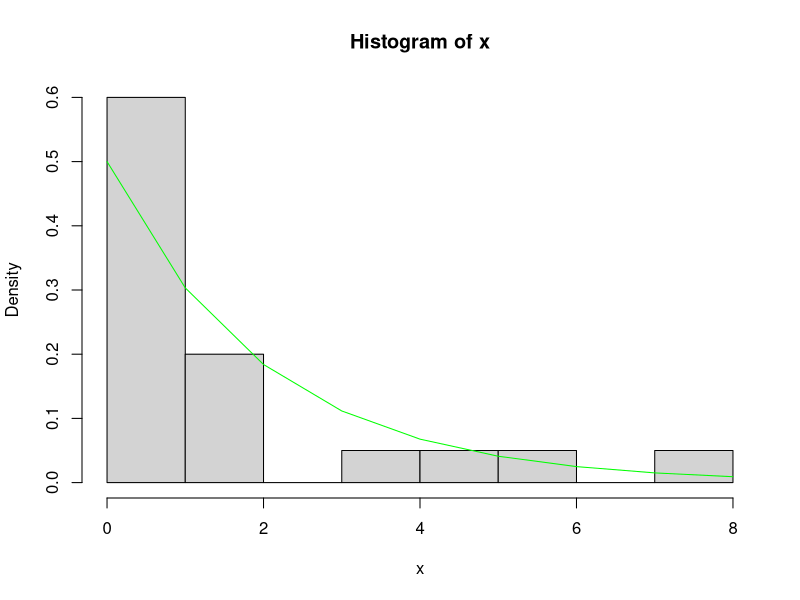
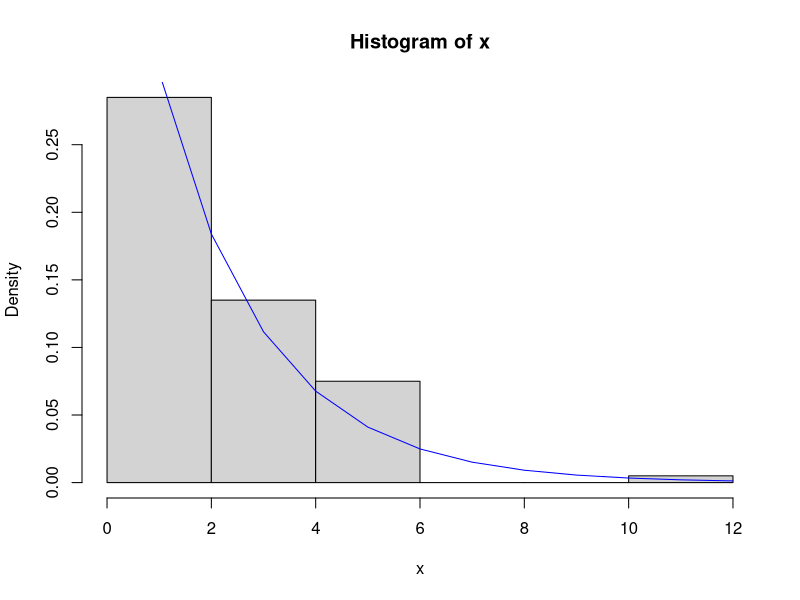
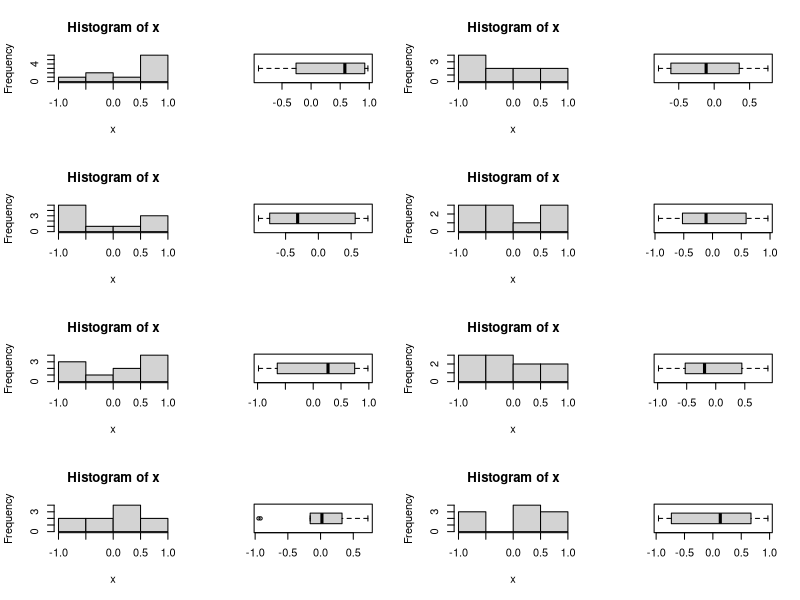
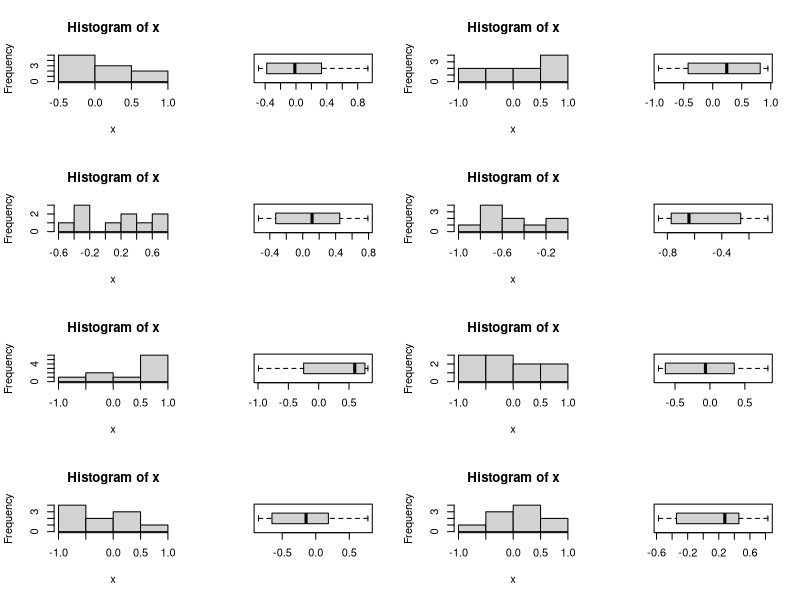
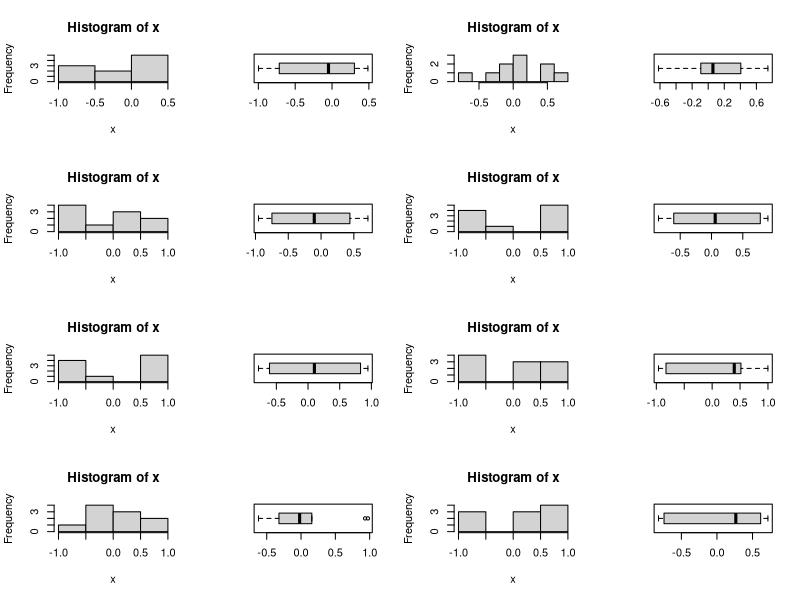
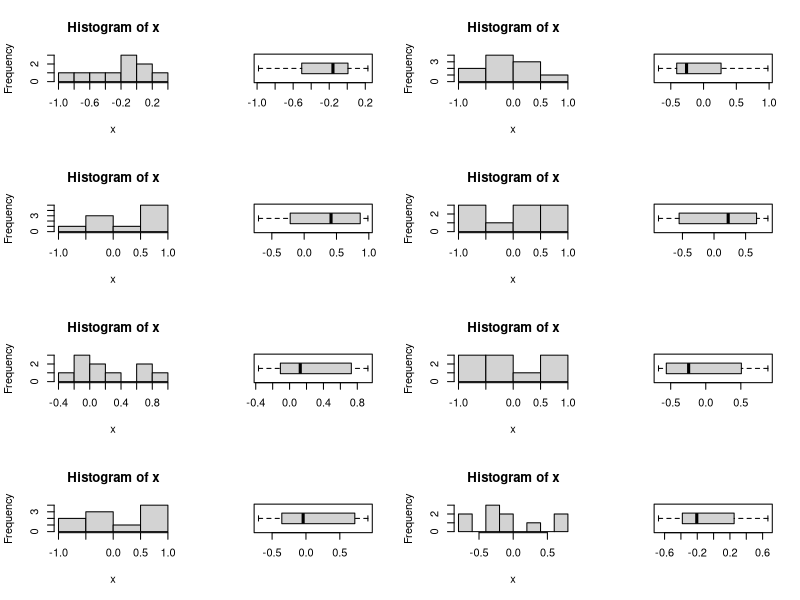
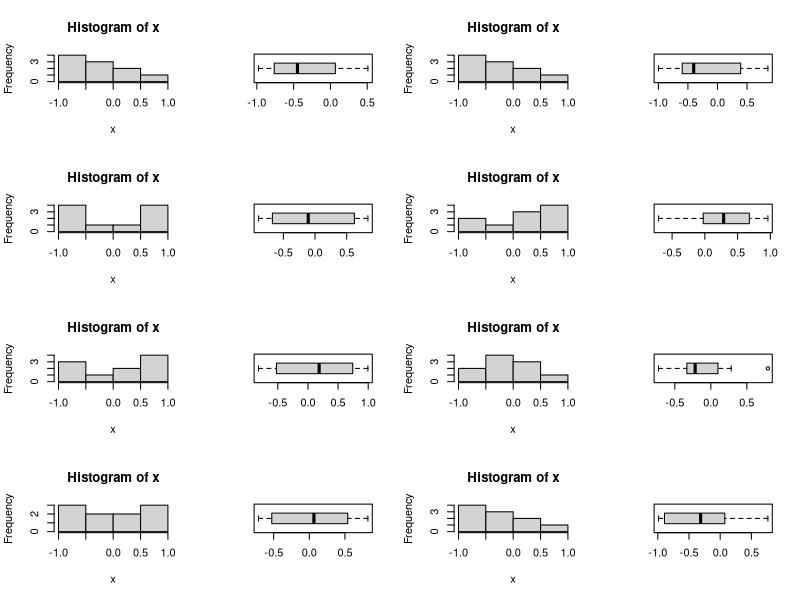
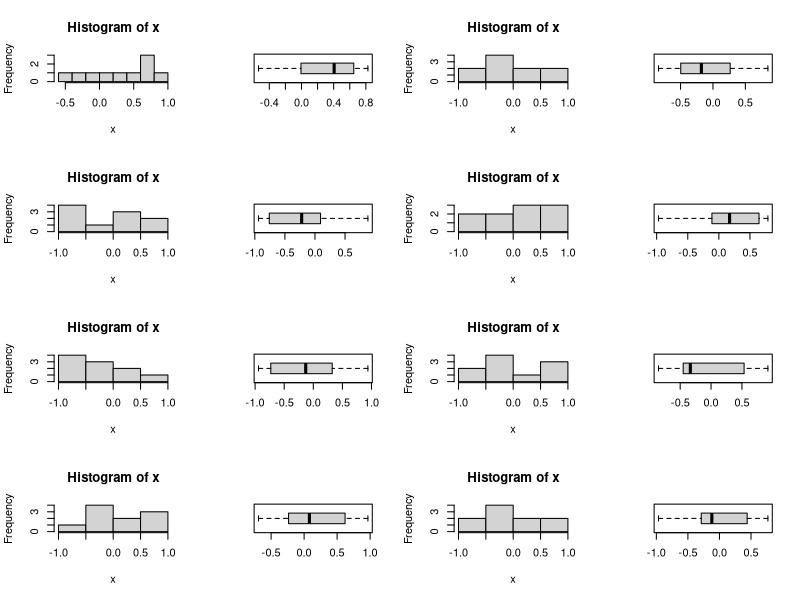

Write R code to recreate these figures, in order.
## ---- chunk 1
x<-rexp(20,0.5)
hist(x, freq=FALSE)
maxvalue <- ceiling(max(x))
lines(0:maxvalue,dexp(0:maxvalue, 0.5), col="green",)
## ---- chunk 2

## ---- chunk 3
x<-rexp(100,0.5)
hist(x, freq=FALSE)
maxvalue <- ceiling(max(x));
lines(0:maxvalue,dexp(0:maxvalue, 0.5), col="blue",)
## ---- chunk 4
x <- runif(10, -1, 1)
max <- max(x)
## ---- chunk 5
for (i in 1:10) {
  x <- runif(10, -1, 1)
}
## ---- chunk 6
par(mfrow=c(4,4))
for (i in 1:100) {
  x <- runif(10, -1, 1)
  hist(x)
  boxplot(x, horizontal = TRUE)
}
## ---- chunk 7
x <- runif(50, -1, 1)
